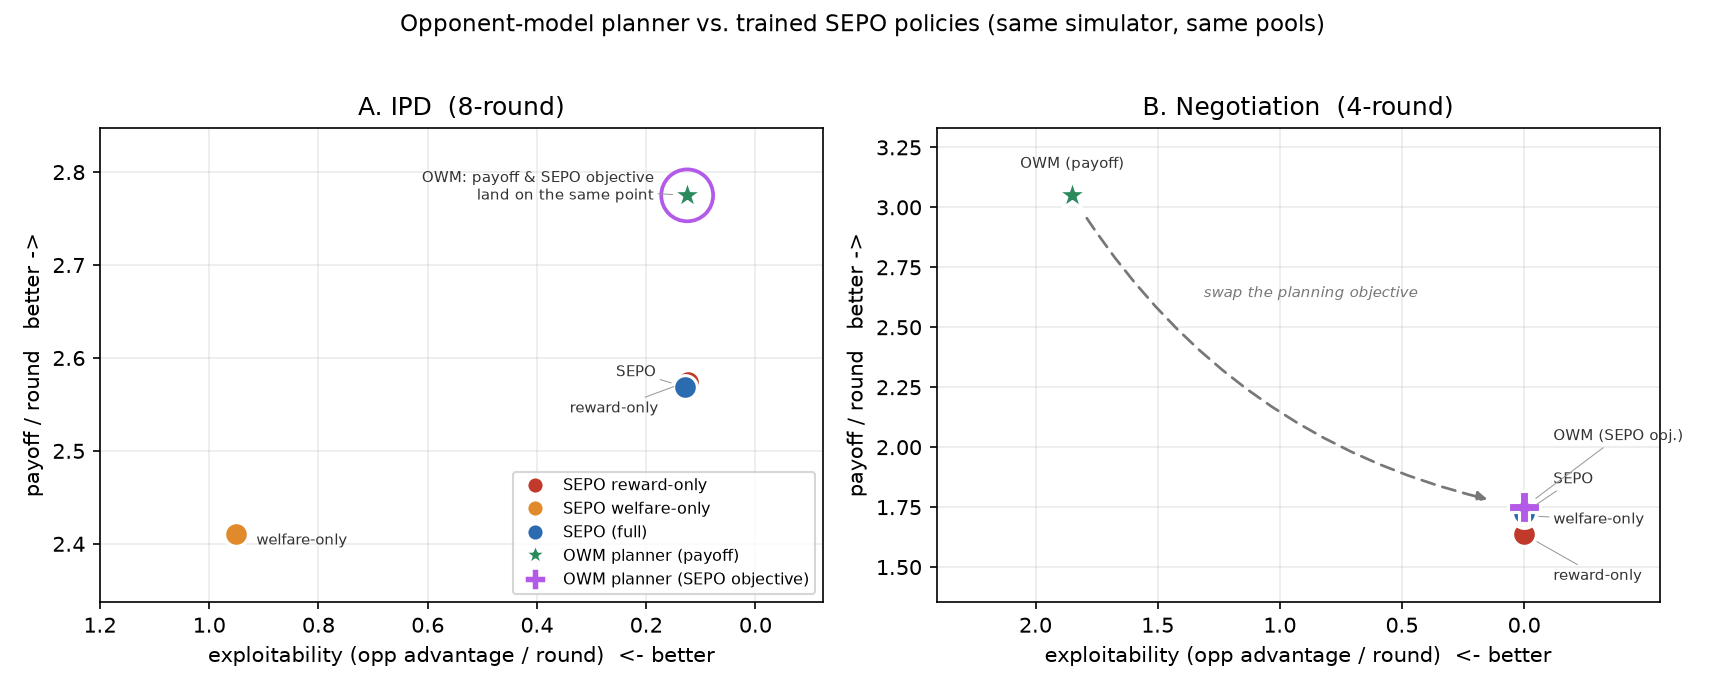

Here is the Python script that generated this plot:
"""
Opponent World Models -- integrated PoC.

Evaluates an opponent-modeling PLANNER against the ACTUAL trained SEPO policies
(reward-only / welfare-only / SEPO), inside the real SEPO simulator, on the same
opponent pools and the same exploitability metric. Two games (IPD + Negotiation)
show the effect is not IPD-specific.

Two planners are evaluated, differing ONLY in the objective they plan against:
  - "payoff"  -- maximize own payoff (the naive opponent-modeling agent)
  - "sepo"    -- maximize the SEPO objective
                 payoff - le*exploitability - lc*collusion - lx*externality
                 with the SAME lambdas the SEPO optimizer trains against.
Everything else (opponent model, belief update, planning horizon, opponent pools,
seeds) is identical, so the gap between the two points isolates the objective.

Run next to eval/run_sepo_experiments.py:  python owm_integrated.py
  -> owm_integrated.png + printed table
"""
from __future__ import annotations
import itertools, sys, os, zlib
import numpy as np
import matplotlib.pyplot as plt

HERE = os.path.dirname(os.path.abspath(__file__))
for _p in (HERE, os.path.join(HERE, "eval"), "/mnt/project"):
    sys.path.insert(0, _p)
try:
    import run_sepo_experiments as sepo
except ModuleNotFoundError:
    import sepo_ref as sepo

import random

IPD_OPPS = ["always_cooperate", "always_defect", "tit_for_tat", "generous_tft", "grim"]
NEG_OPPS = ["fair_split", "balanced_split", "selfish_split", "hardball_split", "concede_split"]
PAY = {("C","C"):(3,3), ("D","C"):(5,0), ("C","D"):(0,5), ("D","D"):(1,1)}


# ============================ the planning objective ========================
# Recover SEPO's penalty weights from run_sepo_experiments.objective_value itself
# rather than restating them here, so the planner and the SEPO optimizer can
# never drift apart: probe the linear objective with a one-hot metrics dict.
def _sepo_lambdas():
    zero = {"payoff": 0.0, "welfare": 0.0, "exploitability": 0.0,
            "collusion_risk": 0.0, "externality_cost": 0.0}
    def weight(key):
        m = dict(zero); m[key] = 1.0
        return -sepo.objective_value("sepo", m)
    return weight("exploitability"), weight("collusion_risk"), weight("externality_cost")

LAM_E, LAM_C, LAM_X = _sepo_lambdas()   # (3.6, 3.2, 2.4) as of SEPO's current config


def plan_score(objective, own, opp, ext, coll, rounds):
    """Score a *whole episode* (realized so far + planned ahead).

    Exploitability is max(0, opp - own)/rounds -- an episode-level, non-additive
    quantity, so it cannot be decomposed into per-round rewards. The planner
    therefore always scores the full episode total, not just the continuation.

    Scale note: every term here is per-round, matching the axes of the frontier
    plot, so the SEPO objective is a straight line on that plot. SEPO's own
    objective_value() pairs *episode-total* payoff with per-round penalties;
    normalizing payoff too makes the penalties relatively stronger than in SEPO's
    training. That is the conservative direction for the claim below -- the
    safety-aware planner is not flattered on the exploitability axis.
    """
    if objective == "payoff":
        return own
    return (own / rounds
            - LAM_E * max(0.0, opp - own) / rounds
            - LAM_C * (coll / rounds)
            - LAM_X * (ext / rounds))


# ============================ IPD opponent-model planner ====================
# Belief over the 5 SEPO IPD strategy types from observed opponent moves; plan
# by exact expectimax (types are deterministic given our move history; the one
# stochastic type, generous_tft, is handled softly in the belief and via MAP in
# planning -> a realistic touch of model misspecification).
def opp_pred(htype, my_hist, opp_defected_by_me):
    """Predicted opp move for a hypothesis type given OUR move history."""
    if htype == "always_cooperate": return "C"
    if htype == "always_defect":    return "D"
    if htype == "tit_for_tat":      return "C" if not my_hist else my_hist[-1]
    if htype == "grim":             return "D" if opp_defected_by_me else "C"
    if htype == "generous_tft":     return "C" if (not my_hist or my_hist[-1]=="C") else "D"  # MAP
    return "C"

def belief_update(belief, my_hist, obs, rounds_seen):
    my_last = my_hist[-1] if my_hist else None
    lik = {}
    for h in belief:
        if h == "generous_tft" and my_last == "D":
            p_c = 0.25
            lik[h] = p_c if obs=="C" else (1-p_c)
        else:
            pred = opp_pred(h, my_hist, any(m=="D" for m in my_hist))
            lik[h] = 1.0 if obs==pred else 0.0
    new = {h: belief[h]*lik[h] for h in belief}
    s = sum(new.values())
    if s == 0:                       # observation inconsistent with all -> reset
        return {h: 1/len(belief) for h in belief}
    return {h: v/s for h, v in new.items()}

def ipd_rollout(htype, my_seq):
    """Own/opp payoff and externality of playing my_seq from scratch vs a type.

    Externality matches sepo.simulate_social_dilemma: max(0, 6 - joint)/6 per
    round. Collusion is identically 0 in that simulator, so it is not tracked.
    """
    own = opp = ext = 0.0
    mh = []
    for a in my_seq:
        b = opp_pred(htype, mh, any(m=="D" for m in mh))
        pa, pb = PAY[(a,b)]
        own += pa; opp += pb
        ext += max(0.0, 6 - (pa + pb)) / 6.0
        mh.append(a)
    return own, opp, ext

def ipd_planner_move(belief, my_hist, remaining, realized, objective, depth_cap=6):
    depth = min(remaining, depth_cap)
    rounds_scored = len(my_hist) + depth
    r_own, r_opp, r_ext = realized
    best_a, best_v = "C", -1e9
    for first in ("C","D"):
        v = 0.0
        for h, w in belief.items():
            if w == 0: continue
            b_own, b_opp, b_ext = ipd_rollout(h, my_hist)   # model's replay of the prefix
            best_cont = max(
                plan_score(objective,
                           r_own + (own - b_own),
                           r_opp + (opp - b_opp),
                           r_ext + (ext - b_ext),
                           0.0, rounds_scored)
                for own, opp, ext in (
                    ipd_rollout(h, my_hist + [first] + list(tail))
                    for tail in itertools.product("CD", repeat=depth-1)
                )
            )
            v += w * best_cont
        if v > best_v:
            best_a, best_v = first, v
    return best_a

def play_ipd_planner(opponent_name, rng, rounds=8, objective="payoff"):
    opp_strat = sepo.STRATEGIES["social_dilemma"][opponent_name]
    belief = {h: 1/len(IPD_OPPS) for h in IPD_OPPS}
    state_b = {"round":0, "opp_last":"C", "opp_defected_ever":False}
    my_hist = []
    own = opp = ext = 0.0
    for t in range(rounds):
        a = ipd_planner_move(belief, my_hist, rounds - t, (own, opp, ext), objective)
        b = opp_strat(state_b, rng)
        pa, pb = PAY[(a,b)]
        own += pa; opp += pb
        ext += max(0.0, 6 - (pa + pb)) / 6.0
        belief = belief_update(belief, my_hist, b, t)
        my_hist.append(a)
        state_b = {"round":t+1, "opp_last":a, "opp_defected_ever": state_b["opp_defected_ever"] or a=="D"}
    return own/rounds, max(0.0, opp-own)/rounds


# ============================ Negotiation planner ===========================
# The SEPO negotiation strategies are (near-)stateless in the round, so the
# opponent model is "next offer = last observed offer" (prior 5 before any
# observation) and planning is a 1-step argmax over the offer grid -- shared by
# both objectives. Under "payoff" the argmax is 10 - predicted_offer, i.e. claim
# the complement and close the deal; under "sepo" an offer that overshoots 10
# (no deal, both get 0) becomes the preferred move when the only closeable deal
# is one the opponent wins.
NEG_OFFERS = range(1, 10)

def play_neg_planner(opponent_name, rng, rounds=4, objective="payoff"):
    opp_strat = sepo.STRATEGIES["negotiation"][opponent_name]
    own = opp = ext = 0.0
    opp_last = None
    for t in range(rounds):
        pred = 5 if opp_last is None else opp_last
        best_o, best_v = 5, -1e9
        for o in NEG_OFFERS:
            pa, pb, w, inequ = sepo.bargaining_outcome(o, pred)
            step_ext = inequ + (1.0 if w == 0 else 0.0)
            v = plan_score(objective, own + pa, opp + pb, ext + step_ext, 0.0, t + 1)
            if v > best_v:
                best_o, best_v = o, v
        act_b = opp_strat({"round": t}, rng)
        ob = act_b["offer"]
        pa, pb, w, inequ = sepo.bargaining_outcome(best_o, ob)
        own += pa; opp += pb
        ext += inequ + (1.0 if w == 0 else 0.0)
        opp_last = ob
    return own/rounds, max(0.0, opp-own)/rounds


# ============================ evaluation ====================================
def opp_seed(seed, name):
    """Per-opponent seed. crc32, not hash(): str hashing is salted per process
    (PYTHONHASHSEED), which made the reported numbers move between runs."""
    return seed + zlib.crc32(name.encode()) % 1000

def eval_planner(game, opps, objective="payoff", seed=7, episodes=40):
    fn = play_ipd_planner if game=="ipd" else play_neg_planner
    ps, es = [], []
    for o in opps:
        rng = random.Random(opp_seed(seed, o))
        for _ in range(episodes):
            p, e = fn(o, rng, objective=objective)
            ps.append(p); es.append(e)
    return float(np.mean(ps)), float(np.mean(es))

def eval_sepo_mix(domain, opps, probs, seed=7, episodes=200):
    sim = sepo.SIMULATORS[domain]
    ps, es = [], []
    for o in opps:
        rng = random.Random(opp_seed(seed, o))
        for _ in range(episodes):
            ep = sim(probs, o, rng)
            rounds = 8 if domain=="social_dilemma" else 4
            ps.append(ep.own_payoff/rounds); es.append(ep.exploitability)
    return float(np.mean(ps)), float(np.mean(es))

def sepo_policies(domain):
    out = {}
    for obj in ["reward_only", "welfare_only", "sepo"]:
        probs, _ = sepo.optimize_policy(domain, obj, seed=13, iterations=10, samples=36, elites=8)
        out[obj] = probs
    return out


AGENTS = ["reward_only", "welfare_only", "sepo", "planner", "planner_safe"]

LABEL = {"reward_only": "SEPO reward-only", "welfare_only": "SEPO welfare-only",
         "sepo": "SEPO (full)", "planner": "OWM planner (payoff)",
         "planner_safe": "OWM planner (SEPO objective)"}
# Short forms for the in-plot direct labels.
TAG = {"reward_only": "reward-only", "welfare_only": "welfare-only",
       "sepo": "SEPO", "planner": "OWM (payoff)", "planner_safe": "OWM (SEPO obj.)"}
# Categorical hues, fixed order, validated all-pairs for scatter (OKLab CVD
# dE >= 6.4 protan/deutan, normal-vision floor 18.1, vs a white surface). Every
# point is direct-labeled, which is the secondary encoding the floor-band pair
# and the sub-3:1 orange both require.
COLOR = {"reward_only": "#c0392b", "welfare_only": "#e08a2b", "sepo": "#2b6cb0",
         "planner": "#2a8a5c", "planner_safe": "#b45ae8"}
MARKER = {"reward_only": "o", "welfare_only": "o", "sepo": "o",
          "planner": "*", "planner_safe": "P"}
# Direct-label placement: (dx, dy) in points, horizontal alignment, and whether
# to draw a leader line. Several points sit almost on top of each other (IPD
# reward-only/SEPO; the whole zero-exploitability cluster in negotiation), so
# labels are laddered off to one side and tied back with leaders.
OFFSET = {
    "ipd": {"reward_only":  (-14, -13, "right", True),
            "welfare_only": (10, -3, "left", False),
            "sepo":         (-14, 7, "right", True),
            "planner":      (-16, 4, "right", True),
            "planner_safe": (-16, 4, "right", True)},
    # The whole zero-exploitability cluster is labelled on the RIGHT, keeping the
    # left side clear as the approach lane for the objective-swap arrow.
    "neg": {"reward_only":  (14, -20, "left", True),
            "welfare_only": (14, -2, "left", True),
            "sepo":         (14, 16, "left", True),
            "planner":      (0, 15, "center", False),
            "planner_safe": (14, 34, "left", True)},
}
LEADER = dict(arrowstyle="-", color="#9a9a9a", lw=0.5, shrinkA=0, shrinkB=7)


def place_label(ax, text, xy, spec):
    dx, dy, ha, leader = spec
    ax.annotate(text, xy, textcoords="offset points", xytext=(dx, dy),
                fontsize=7, color="#333333", ha=ha, va="center", zorder=4,
                arrowprops=dict(LEADER) if leader else None)


def main():
    results = {}   # (game, agent) -> (payoff, exploit)

    # ---- IPD
    for obj, probs in sepo_policies("social_dilemma").items():
        results[("ipd", obj)] = eval_sepo_mix("social_dilemma", IPD_OPPS, probs)
    results[("ipd", "planner")] = eval_planner("ipd", IPD_OPPS, objective="payoff")
    results[("ipd", "planner_safe")] = eval_planner("ipd", IPD_OPPS, objective="sepo")

    # ---- Negotiation
    for obj, probs in sepo_policies("negotiation").items():
        results[("neg", obj)] = eval_sepo_mix("negotiation", NEG_OPPS, probs)
    results[("neg", "planner")] = eval_planner("neg", NEG_OPPS, objective="payoff")
    results[("neg", "planner_safe")] = eval_planner("neg", NEG_OPPS, objective="sepo")

    print(f"planning lambdas: exploit={LAM_E}, collusion={LAM_C}, externality={LAM_X}\n")
    print(f"{'game':<5}{'agent':<30}{'pay/rnd':>9}{'exploit':>10}{'SEPO obj':>10}")
    for g in ("ipd", "neg"):
        for a in AGENTS:
            p, e = results[(g, a)]
            print(f"{g:<5}{LABEL[a]:<30}{p:>9.2f}{e:>10.3f}{p - LAM_E*e:>10.2f}")

    fig, axes = plt.subplots(1, 2, figsize=(11.5, 4.6))
    for ax, game, title in [(axes[0],"ipd","A. IPD  (8-round)"),
                            (axes[1],"neg","B. Negotiation  (4-round)")]:
        # results holds (payoff, exploitability); the plot is x=exploitability,
        # y=payoff, so build the two planner points as explicit (x, y) pairs.
        pay_g, exp_g = results[(game, "planner")]
        pay_s, exp_s = results[(game, "planner_safe")]
        xy_greedy, xy_safe = (exp_g, pay_g), (exp_s, pay_s)
        # The two planners can land on the SAME point (IPD: the payoff-greedy
        # plan is already unexploitable, so the objective swap changes nothing).
        # Say that rather than nudging a marker off its true coordinates.
        coincide = abs(exp_g - exp_s) < 1e-6 and abs(pay_g - pay_s) < 1e-6

        for a in AGENTS:
            p, e = results[(game, a)]
            if coincide and a == "planner_safe":
                # Concentric ring on the shared point: both series read, neither moves.
                ax.scatter(e, p, s=620, marker="o", facecolors="none",
                           edgecolors=COLOR[a], linewidth=1.8, zorder=3)
                continue
            # White ring: the only separation between marks that overlap
            # (IPD reward-only sits almost exactly under SEPO).
            ax.scatter(e, p, s=230 if a.startswith("planner") else 130,
                       marker=MARKER[a], color=COLOR[a], edgecolor="#ffffff",
                       linewidth=1.5, zorder=3)
            if not (coincide and a == "planner"):
                place_label(ax, TAG[a], (e, p), OFFSET[game][a])
        if coincide:
            place_label(ax, "OWM: payoff & SEPO objective\nland on the same point",
                        xy_greedy, OFFSET[game]["planner"])
        else:
            # The objective swap, drawn as the move it makes on the frontier.
            # Bowed away from the direct-label ladder on the destination cluster.
            ax.annotate("", xy=xy_safe, xytext=xy_greedy, zorder=5,
                        arrowprops=dict(arrowstyle="-|>", color="#777777",
                                        lw=1.3, linestyle=(0, (5, 3)),
                                        connectionstyle="arc3,rad=0.22",
                                        shrinkA=13, shrinkB=18))
            mid = (0.5*(exp_g + exp_s), 0.5*(pay_g + pay_s))
            ax.annotate("swap the planning objective", mid, textcoords="offset points",
                        xytext=(6, 26), fontsize=7, style="italic",
                        color="#777777", ha="center", zorder=5)
        ax.set_xlabel("exploitability (opp advantage / round)  <- better")
        ax.set_ylabel("payoff / round   better ->")
        ax.set_title(title)
        ax.invert_xaxis(); ax.grid(alpha=0.25)
        ax.margins(x=0.30, y=0.20)
        # The margin that gives the direct labels room can push the axis past
        # zero; exploitability is non-negative, so drop any negative tick.
        xl = ax.get_xlim()
        ax.set_xticks([t for t in ax.get_xticks() if t >= -1e-9])
        ax.set_xlim(xl)
    # Proxy handles so the legend shows each series' canonical marker even where
    # the panel drew it as a ring.
    handles = [plt.Line2D([], [], linestyle="none", marker=MARKER[a], color=COLOR[a],
                          markeredgecolor="#ffffff", markeredgewidth=1.2,
                          markersize=11 if a.startswith("planner") else 8, label=LABEL[a])
               for a in AGENTS]
    axes[0].legend(handles=handles, fontsize=7.5, loc="lower right")
    fig.suptitle("Opponent-model planner vs. trained SEPO policies (same simulator, same pools)",
                 fontsize=11)
    fig.tight_layout(rect=[0,0,1,0.96])
    fig.savefig("owm_integrated.png", dpi=150)
    print("\nwrote owm_integrated.png")


if __name__ == "__main__":
    main()
